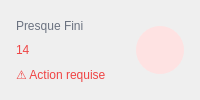
               <widget class="QFrame" name="statCard3">
                <property name="sizePolicy">
                 <sizepolicy hsizetype="Expanding" vsizetype="Fixed">
                  <horstretch>1</horstretch>
                  <verstretch>0</verstretch>
                 </sizepolicy>
                </property>
                <property name="styleSheet">
                 <string notr="true">QFrame#statCard3 { background-color: #ffffff; border: 1px solid #e5e7eb; border-radius: 12px; }</string>
                </property>
                <layout class="QHBoxLayout" name="card3Layout">
                 <property name="leftMargin">
                  <number>16</number>
                 </property>
                 <property name="topMargin">
                  <number>16</number>
                 </property>
                 <property name="rightMargin">
                  <number>16</number>
                 </property>
                 <property name="bottomMargin">
                  <number>16</number>
                 </property>
                 <item>
                  <layout class="QVBoxLayout" name="card3TextLayout">
                   <property name="spacing">
                    <number>4</number>
                   </property>
                   <item>
                    <widget class="QLabel" name="statTitle3">
                     <property name="styleSheet">
                      <string notr="true">QLabel#statTitle3 { color: #6b7280; font: 500 9pt &quot;Inter&quot;; background-color: transparent; }</string>
                     </property>
                     <property name="text">
                      <string>Presque Fini</string>
                     </property>
                    </widget>
                   </item>
                   <item>
                    <widget class="QLabel" name="statValue3">
                     <property name="styleSheet">
                      <string notr="true">QLabel#statValue3 { color: #ef4444; font: 700 22pt &quot;Inter&quot;; background-color: transparent; }</string>
                     </property>
                     <property name="text">
                      <string>14</string>
                     </property>
                    </widget>
                   </item>
                   <item>
                    <widget class="QLabel" name="statTrend3">
                     <property name="styleSheet">
                      <string notr="true">QLabel#statTrend3 { color: #ef4444; font: 500 8pt &quot;Inter&quot;; background-color: transparent; }</string>
                     </property>
                     <property name="text">
                      <string>⚠ Action requise</string>
                     </property>
                    </widget>
                   </item>
                  </layout>
                 </item>
                 <item alignment="Qt::AlignRight|Qt::AlignVCenter">
                  <widget class="QLabel" name="statIcon3">
                   <property name="minimumSize">
                    <size>
                     <width>48</width>
                     <height>48</height>
                    </size>
                   </property>
                   <property name="maximumSize">
                    <size>
                     <width>48</width>
                     <height>48</height>
                    </size>
                   </property>
                   <property name="styleSheet">
                    <string notr="true">QLabel#statIcon3 { background-color: #fee2e2; color: #ef4444; border-radius: 24px; qproperty-alignment: AlignCenter; }</string>
                   </property>
                   <property name="pixmap">
                    <pixmap>../../assets/dashboard/stat_stock.svg</pixmap>
                   </property>
                   <property name="scaledContents">
                    <bool>true</bool>
                   </property>
                  </widget>
                 </item>
                </layout>
               </widget>
